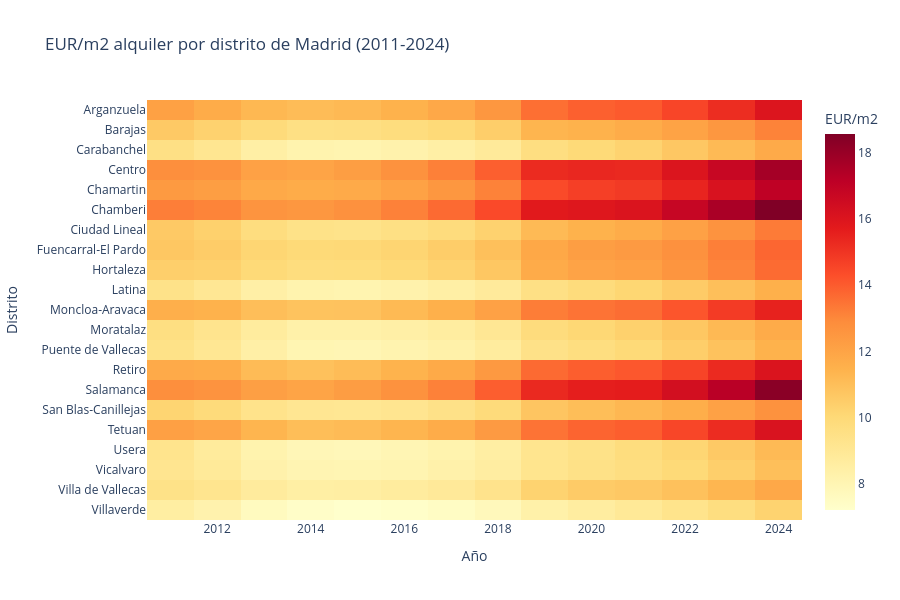

The notebook cell saved with this chart:
### Markdown cell above
## 5. Mapa de calor: alquiler EUR/m2 por distrito de Madrid (evolucion temporal)

### Code cell
df_heat = query(f"""
    SELECT code, year, rent_m2_median_collective as eur_m2
    FROM rentals
    WHERE level = 'distrito'
        AND code IN ({','.join(f"'{c}'" for c in DISTRITOS_MADRID)})
        AND eur_m2 IS NOT NULL
    ORDER BY code, year
""").to_pandas()

df_heat["distrito"] = df_heat["code"].map(DISTRITOS_MADRID)
heatmap = df_heat.pivot(index="distrito", columns="year", values="eur_m2")

fig = px.imshow(
    heatmap, aspect="auto",
    title="EUR/m2 alquiler por distrito de Madrid (2011-2024)",
    labels=dict(x="Año", y="Distrito", color="EUR/m2"),
    color_continuous_scale="YlOrRd",
)
fig.update_layout(width=900, height=600)
fig.show()

### Figure 1 — Plotly figure (JSON) as saved in the notebook; plotly's stock layout.template omitted (floating-point values rounded to 4 significant figures; data arrays with more than 128 entries replaced by an {"elided": "..."} marker saying what was removed)
{"data": [{"coloraxis": "coloraxis", "hovertemplate": "Año: %{x}<br>Distrito: %{y}<br>EUR/m2: %{z}<extra></extra>", "name": "0", "type": "heatmap", "x": [2011, 2012, 2013, 2014, 2015, 2016, 2017, 2018, 2019, 2020, 2021, 2022, 2023, 2024], "xaxis": "x", "y": ["Arganzuela", "Barajas", "Carabanchel", "Centro", "Chamartin", "Chamberi", "Ciudad Lineal", "Fuencarral-El Pardo", "Hortaleza", "Latina", "Moncloa-Aravaca", "Moratalaz", "Puente de Vallecas", "Retiro", "Salamanca", "San Blas-Canillejas", "Tetuan", "Usera", "Vicalvaro", "Villa de Vallecas", "Villaverde"], "yaxis": "y", "z": {"elided": "21x14 float values"}}], "layout": {"coloraxis": {"colorbar": {"title": {"text": "EUR/m2"}}, "colorscale": [[0, "rgb(255,255,204)"], [0.125, "rgb(255,237,160)"], [0.25, "rgb(254,217,118)"], [0.375, "rgb(254,178,76)"], [0.5, "rgb(253,141,60)"], [0.625, "rgb(252,78,42)"], [0.75, "rgb(227,26,28)"], [0.875, "rgb(189,0,38)"], [1, "rgb(128,0,38)"]]}, "height": 600, "title": {"text": "EUR/m2 alquiler por distrito de Madrid (2011-2024)"}, "width": 900, "xaxis": {"anchor": "y", "domain": [0, 1], "title": {"text": "Año"}}, "yaxis": {"anchor": "x", "autorange": "reversed", "domain": [0, 1], "title": {"text": "Distrito"}}}}
